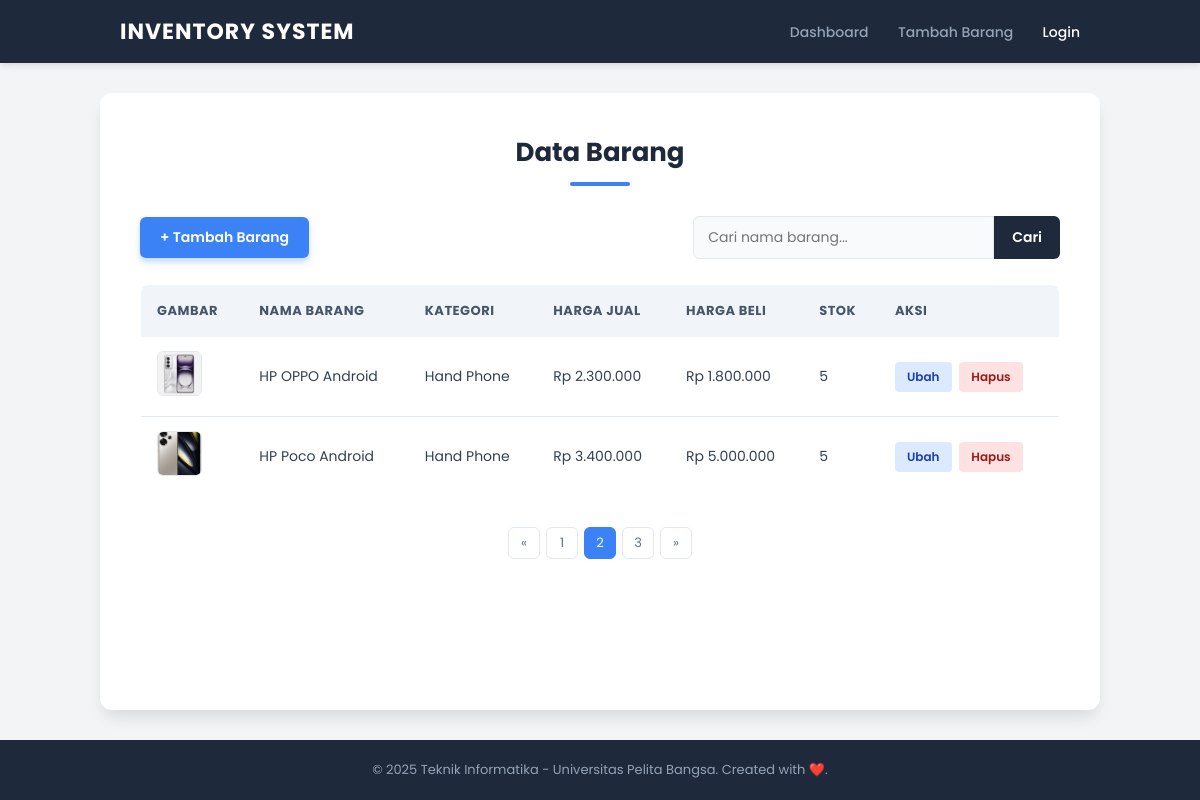
Screenshot of /?page=2 with the database file from the repository.
### tables this page shows
CREATE TABLE `data_barang` (
  `id_barang` int(10) NOT NULL,
  `kategori` varchar(30) DEFAULT NULL,
  `nama` varchar(30) DEFAULT NULL,
  `gambar` varchar(100) DEFAULT NULL,
  `harga_beli` decimal(10,0) DEFAULT NULL,
  `harga_jual` decimal(10,0) DEFAULT NULL,
  `stok` int(4) DEFAULT NULL
);

### index.php (the view, shortened to what this page needs)
<?php
include("header.php");
$q = "";
$sql_count = "SELECT COUNT(*) FROM data_barang";
$result_count = mysqli_query($conn, $sql_count);
$count = 0;
if ($result_count) {
    $r_data = mysqli_fetch_row($result_count);
    $count = $r_data[0];
}
$per_page = 2;
$num_page = ceil($count / $per_page);
$limit = $per_page;
if (isset($_GET['page'])) {
    $page = $_GET['page'];
    $offset = ($page - 1) * $per_page;
} else {
    $offset = 0;
    $page = 1;
}
$sql = "SELECT * FROM data_barang";
$sql .= " LIMIT {$offset}, {$limit}";
$result = mysqli_query($conn, $sql);
?>
<h1>Data Barang</h1>
<div class="header-actions">
    <a href="tambah.php" class="btn-add">+ Tambah Barang</a>
    <form action="" method="get" class="search-form">
        <input type="text" name="q" placeholder="Cari nama barang..." value="<?php echo $q ?>">
        <input type="submit" name="submit" value="Cari">
    </form>
</div>
<table>
    <thead>
        <tr>
            <th>Gambar</th>
            <th>Nama Barang</th>
            <th>Kategori</th>
            <th>Harga Jual</th>
            <th>Harga Beli</th>
            <th>Stok</th>
            <th>Aksi</th>
        </tr>
    </thead>
    <tbody>
        <?php if ($result && mysqli_num_rows($result) > 0): ?>
            <?php while ($row = mysqli_fetch_array($result)): ?>
                <tr>
                    <td>
                        <?php if ($row['gambar'] != null && $row['gambar'] != ""): ?>
                            <img src="<?= $row['gambar']; ?>" alt="<?= $row['nama']; ?>">
                        <?php else: ?>
                            <span style="font-size: 12px; color: #888;">No Image</span>
                        <?php endif; ?>
                    </td>
                    <td><?= $row['nama']; ?></td>
                    <td><?= $row['kategori']; ?></td>
                    <td>Rp <?= number_format($row['harga_jual'], 0, ',', '.'); ?></td>
                    <td>Rp <?= number_format($row['harga_beli'], 0, ',', '.'); ?></td>
                    <td><?= $row['stok']; ?></td>
                    <td>
                        <a href="ubah.php?id=<?= $row['id_barang']; ?>" class="btn-edit">Ubah</a>
                        <a href="hapus.php?id=<?= $row['id_barang']; ?>" class="btn-delete"
                            onclick="return confirm('Yakin mau menghapus?')">Hapus</a>
                    </td>
                </tr>
            <?php endwhile; ?>
        <?php endif; ?>
    </tbody>
</table>
<ul class="pagination">
    <?php if ($page > 1): ?>
        <li><a href="?page=<?= $page - 1 ?>&q=<?= $q ?>">&laquo;</a></li>
    <?php endif; ?>
    <?php for ($i = 1; $i <= $num_page; $i++) {
        $link = "?page={$i}";
        $class = ($page == $i ? 'active' : '');
        echo "<li><a class=\"{$class}\" href=\"{$link}\">{$i}</a></li>";
    } ?>
    <?php if ($page < $num_page): ?>
        <li><a href="?page=<?= $page + 1 ?>&q=<?= $q ?>">&raquo;</a></li>
    <?php endif; ?>
</ul>
<?php
include("footer.php");
?>

### style.css (style rules this page uses)
* { margin: 0; padding: 0; box-sizing: border-box; font-family: 'Poppins', sans-serif; }
body { background-color: #f3f4f6; color: #333; display: flex; flex-direction: column; min-height: 100vh; }
h1 { font-size: 26px; color: #1e293b; margin-bottom: 30px; font-weight: 700; text-align: center; position: relative; }
h1::after { content: ''; display: block; width: 60px; height: 4px; background: #3b82f6; margin: 10px auto 0; border-radius: 2px; }
.header-actions { display: flex; justify-content: space-between; align-items: center; margin-bottom: 25px; flex-wrap: wrap; gap: 15px; }
.btn-add, input[type="submit"] { background-color: #3b82f6; color: white; padding: 10px 20px; border: none; border-radius: 6px; text-decoration: none; font-weight: 600; font-size: 14px; transition: 0.2s; cursor: pointer; box-shadow: 0 4px 6px rgba(59, 130, 246, 0.3); }
.search-form { display: flex; }
.search-form input[type="text"], .input input, .input select, .input input[type="file"] { padding: 10px 14px; border: 1px solid #e2e8f0; border-radius: 6px; font-size: 14px; outline: none; transition: 0.3s; width: 100%; background: #f8fafc; }
.search-form input[type="text"] { border-radius: 6px 0 0 6px; }
.search-form input[type="submit"] { border-radius: 0 6px 6px 0; padding: 10px 18px; background: #1e293b; box-shadow: none; }
table { width: 100%; border-collapse: collapse; margin-bottom: 20px; border-radius: 8px; overflow: hidden; border: 1px solid #e2e8f0; }
table th { background-color: #f1f5f9; color: #475569; font-weight: 700; padding: 16px; text-align: left; font-size: 13px; text-transform: uppercase; letter-spacing: 0.5px; }
table td { padding: 14px 16px; border-bottom: 1px solid #e2e8f0; color: #334155; font-size: 14px; }
table img { border-radius: 6px; width: 45px; height: 45px; object-fit: cover; border: 1px solid #e2e8f0; }
.btn-edit, .btn-delete { padding: 6px 12px; border-radius: 4px; font-size: 12px; text-decoration: none; font-weight: 600; display: inline-block; margin-right: 4px; }
.btn-edit { background: #dbeafe; color: #1e40af; }
.btn-delete { background: #fee2e2; color: #991b1b; }
ul.pagination { display: flex; justify-content: center; list-style: none; gap: 6px; margin-top: 30px; padding: 0; }
ul.pagination li a { display: flex; align-items: center; justify-content: center; width: 32px; height: 32px; border-radius: 6px; text-decoration: none; color: #64748b; background: #fff; border: 1px solid #e2e8f0; font-size: 13px; transition: 0.2s; }
ul.pagination li a.active { background: #3b82f6; color: white; border-color: #3b82f6; }

### rows the page displays
data_barang: gambar (picture), nama "HP OPPO Android", kategori "Hand Phone", harga_jual "2.300.000", harga_beli "1.800.000", stok "5"
data_barang: gambar (picture), nama "HP Poco Android", kategori "Hand Phone", harga_jual "3.400.000", harga_beli "5.000.000", stok "5"
